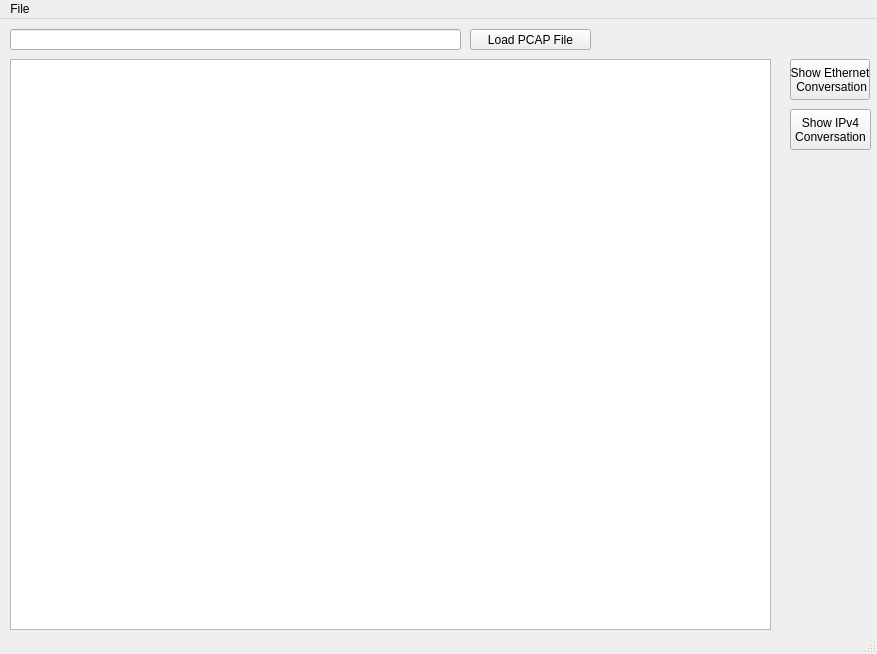
<?xml version="1.0" encoding="UTF-8"?>
<ui version="4.0">
 <class>MainWindow</class>
 <widget class="QMainWindow" name="MainWindow">
  <property name="geometry">
   <rect>
    <x>0</x>
    <y>0</y>
    <width>877</width>
    <height>654</height>
   </rect>
  </property>
  <property name="windowTitle">
   <string>NAP - Network Analyzer with Python</string>
  </property>
  <widget class="QWidget" name="centralwidget">
   <widget class="QPushButton" name="btnShowIPConversation">
    <property name="geometry">
     <rect>
      <x>790</x>
      <y>90</y>
      <width>81</width>
      <height>41</height>
     </rect>
    </property>
    <property name="text">
     <string>Show IPv4
Conversation</string>
    </property>
   </widget>
   <widget class="QPushButton" name="btnShowEthernetConversation">
    <property name="geometry">
     <rect>
      <x>790</x>
      <y>40</y>
      <width>80</width>
      <height>41</height>
     </rect>
    </property>
    <property name="text">
     <string>Show Ethernet
 Conversation</string>
    </property>
   </widget>
   <widget class="QLineEdit" name="pathToFile">
    <property name="geometry">
     <rect>
      <x>10</x>
      <y>10</y>
      <width>451</width>
      <height>21</height>
     </rect>
    </property>
    <property name="text">
     <string/>
    </property>
   </widget>
   <widget class="QPushButton" name="btnLoadPcapFile">
    <property name="geometry">
     <rect>
      <x>470</x>
      <y>10</y>
      <width>121</width>
      <height>21</height>
     </rect>
    </property>
    <property name="text">
     <string>Load PCAP File</string>
    </property>
   </widget>
   <widget class="QGraphicsView" name="graphicsView">
    <property name="geometry">
     <rect>
      <x>10</x>
      <y>40</y>
      <width>761</width>
      <height>571</height>
     </rect>
    </property>
   </widget>
  </widget>
  <widget class="QMenuBar" name="menubar">
   <property name="geometry">
    <rect>
     <x>0</x>
     <y>0</y>
     <width>877</width>
     <height>22</height>
    </rect>
   </property>
   <widget class="QMenu" name="menuFile">
    <property name="title">
     <string>File</string>
    </property>
    <addaction name="actionLoad_PCAP_File"/>
    <addaction name="actionExit"/>
   </widget>
   <addaction name="menuFile"/>
  </widget>
  <widget class="QStatusBar" name="statusbar"/>
  <action name="actionLoad_PCAP_File">
   <property name="checkable">
    <bool>false</bool>
   </property>
   <property name="text">
    <string>Load PCAP File</string>
   </property>
  </action>
  <action name="actionExit">
   <property name="text">
    <string>Exit</string>
   </property>
  </action>
 </widget>
 <resources/>
 <connections/>
</ui>
